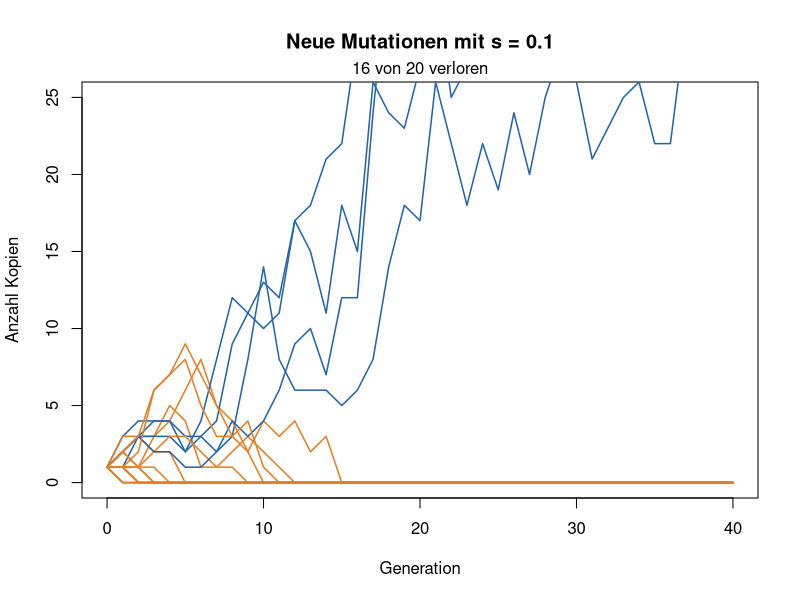
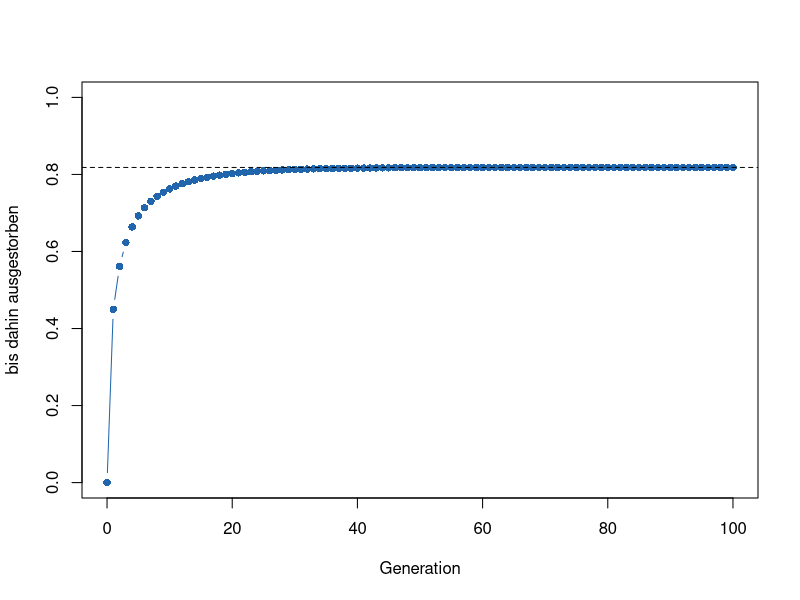
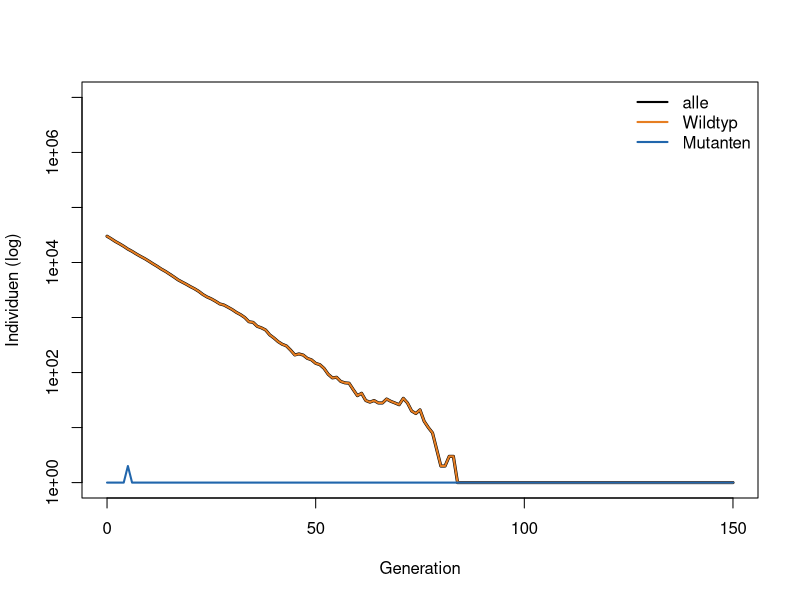
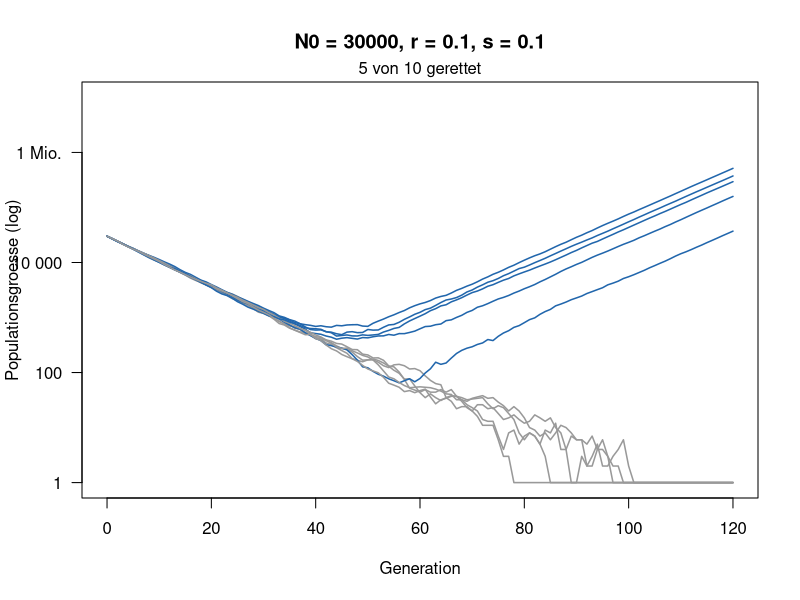
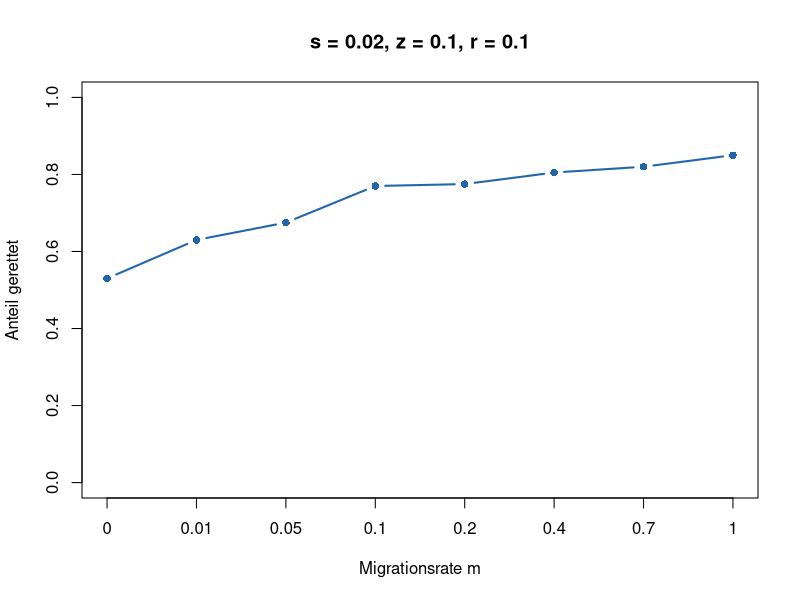
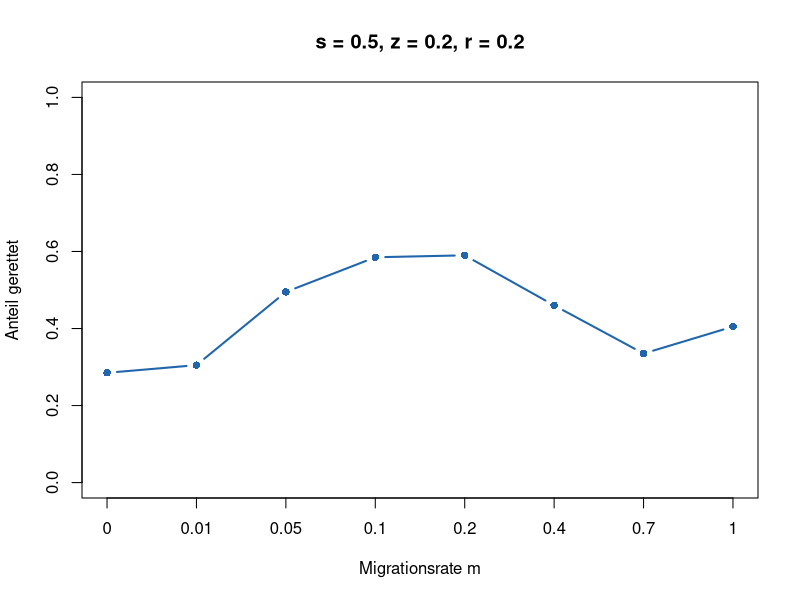

Generate these figures, in order, with R:
# Woche 10 - Notebook (nur R, base R)
# Mutation und Rettung: neue Mutationen, evolutionaere Rettung, Elefanten, zwei Orte
# In RStudio: Working Directory = weeks/week-10, dann Zeile fuer Zeile ausfuehren.
# Quarto: notebook.qmd. Knit ohne Quarto: notebook.Rmd.

# Eine neue Mutation beginnt mit einer Kopie. Auch wenn sie vorteilhaft ist, geht sie oft durch Zufall verloren. Heute simulieren Sie zuerst, wie oft sich eine solche Mutation etabliert. Danach schrumpft eine Population, weil die Umwelt schlecht wird (z. B. ein Antibiotikum). Kann eine resistente Mutation sie retten?
#
# Das Modell. Jedes Individuum hat eine zufaellige Zahl von Nachkommen:
#
# - Mutante (resistent): im Mittel 1 + s Nachkommen,
# - Wildtyp im neuen Stress: im Mittel 1 - r Nachkommen, die Population schrumpft also jede Generation um den Anteil r,
# - Jeder Wildtyp-Nachkomme ist mit Wahrscheinlichkeit U = 0.00001 eine neue Mutante.
#
# Die Abbildungen.
#
# - Teil 1: x-Achse Generation, y-Achse Anzahl Kopien einer Mutation. Blau: ueberlebt, orange: verloren.
# - Teil 2: x-Achse Generation, y-Achse Wahrscheinlichkeit, dass die Linie bis dahin ausgestorben ist.
# - Teil 3: x-Achse Generation, y-Achse Anzahl Individuen auf einer log-Skala (1, 10, 100, ...). Orange: Wildtyp, blau: Mutanten, schwarz: alle zusammen.
# - Teil 4: x-Achse Generation, y-Achse Populationsgroesse (log). Blau: gerettet, grau: ausgestorben.

# Auftrag
# 1. Verfolgen Sie einzelne neue Mutationen und schaetzen Sie, wie oft sie sich etablieren, und rechnen Sie es aus.
# 2. Lesen und starten Sie ein kleines Programm, das eine schrumpfende Population simuliert.
# 3. Schaetzen Sie mit vielen Laeufen, wie oft sie gerettet wird, und wie das von N_0 und r abhaengt.
# 4. Bonus: Hilft Migration aus einer Zuflucht der Rettung?

# ===========================================================================
# 0 · Funktionen
# ===========================================================================
#
# Einfach ausfuehren.

# Eine Mutation ueber die Zeit: jede Kopie hat im Mittel 1 + s Nachkommen
linie <- function(s, generationen = 40) {
  n <- numeric(generationen + 1)
  n[1] <- 1
  for (t in seq_len(generationen)) n[t + 1] <- rpois(1, n[t] * (1 + s))
  n
}

zeige_linien <- function(s, anzahl = 20) {
  plot(NA, xlim = c(0, 40), ylim = c(0, 25), xlab = "Generation",
       ylab = "Anzahl Kopien", main = paste("Neue Mutationen mit s =", s))
  verloren <- 0
  for (i in seq_len(anzahl)) {
    n <- linie(s)
    weg <- n[41] == 0
    verloren <- verloren + weg
    lines(0:40, n, col = if (weg) "#e67e22" else "#2166ac", lwd = 1.5)
  }
  mtext(paste(verloren, "von", anzahl, "verloren"), side = 3, line = 0.2)
}

# 1 = etabliert (100 Kopien erreicht), 0 = verloren
schicksal <- function(s, grenze = 100) {
  n <- 1
  while (n > 0 && n < grenze) n <- rpois(1, n * (1 + s))
  as.numeric(n >= grenze)
}

schaetze_etablierung <- function(s, wiederholungen = 2000) {
  mean(replicate(wiederholungen, schicksal(s)))
}

# Eine schrumpfende Population: Wildtyp (1 - r), Mutanten (1 + s)
rettung_lauf <- function(N0, r, s, U = 1e-5, generationen = 120) {
  wt <- N0; mut <- 0
  N <- numeric(generationen + 1); N[1] <- N0
  for (t in seq_len(generationen)) {
    neu <- rbinom(1, wt, U)
    wt <- rpois(1, wt * (1 - r))
    mut <- min(rpois(1, mut * (1 + s)) + neu, 1e7)
    N[t + 1] <- wt + mut
  }
  N
}

zeige_rettung <- function(N0, r, s, anzahl = 10) {
  plot(NA, xlim = c(0, 120), ylim = c(1, 1e7), log = "y", xlab = "Generation",
       ylab = "Populationsgroesse (log)", yaxt = "n",
       main = paste0("N0 = ", N0, ", r = ", r, ", s = ", s))
  axis(2, at = 10^c(0, 2, 4, 6), labels = c("1", "100", "10 000", "1 Mio."), las = 1)
  gerettet <- 0
  for (i in seq_len(anzahl)) {
    N <- rettung_lauf(N0, r, s)
    ok <- N[121] > 0
    gerettet <- gerettet + ok
    lines(0:120, pmax(N, 1), col = if (ok) "#2166ac" else "grey60", lwd = 1.5)
  }
  mtext(paste(gerettet, "von", anzahl, "gerettet"), side = 3, line = 0.2)
}

# 1 = gerettet (1000 Mutanten), 0 = ausgestorben
rettung <- function(N0, r, s, U = 1e-5, grenze = 1000) {
  wt <- N0; mut <- 0
  repeat {
    neu <- rbinom(1, wt, U)
    wt <- rpois(1, wt * (1 - r))
    mut <- rpois(1, mut * (1 + s)) + neu
    if (mut >= grenze) return(1)
    if (wt + mut == 0) return(0)
  }
}

schaetze_rettung <- function(N0, r, s, wiederholungen = 300) {
  mean(replicate(wiederholungen, rettung(N0, r, s)))
}

# Naeherung (Orr & Unckless 2014)
formel <- function(N0, r, s, U = 1e-5) round(1 - exp(-2 * N0 * U * s / r), 2)

# ===========================================================================
# 1 · Eine neue Mutation
# ===========================================================================
#
# 20 neue Mutationen, jede startet mit einer Kopie und hat den Vorteil s = 0.1.

zeige_linien(s = 0.1)   # hier s aendern

# Aufgabe A
# 1. Wie viele der 20 Mutationen gehen verloren? Fuehren Sie den Block mehrmals aus.
# 2. Probieren Sie s = 0 und s = 0.3. Was aendert sich?
# 3. Warum geht eine vorteilhafte Mutation ueberhaupt verloren?

# ===========================================================================
# 2 · Wie oft etabliert sie sich?
# ===========================================================================
#
# schaetze_etablierung(s) simuliert 2000 neue Mutationen und gibt den Anteil zurueck, der sich etabliert (100 Kopien erreicht). Die Faustregel sagt: etwa 2s.

schaetze_etablierung(s = 0.1)   # hier s aendern
2 * 0.1                         # Faustregel

# Aufgabe B
# Fuellen Sie die Tabelle aus:
#
# | s | Simulation | Faustregel 2s |
# |---|---|---|
# | 0.02 |  |  |
# | 0.05 |  |  |
# | 0.1 |  |  |
# | 0.2 |  |  |
#
# Wann passt die Faustregel gut, wann weniger?

# --- Rechnen statt simulieren ---
#
# In der Vorlesung kam die Etablierung aus einem Verzweigungsprozess: Jede Tochter-Linie spielt dasselbe Spiel wie die Mutter-Linie. Im Spielzeugmodell hat jede Kopie 0 Nachkommen (Wahrscheinlichkeit a) oder 2 (Wahrscheinlichkeit 1 - a). Die Wahrscheinlichkeit q[t], dass die Linie bis Generation t ausgestorben ist, folgt dann einer Rekursion wie in Woche 2:
#
#   q[t+1] = a + (1 - a) * q[t]^2,  q[0] = 0

s <- 0.1                # Vorteil der Mutante
a <- (1 - s) / 2        # Chance auf 0 Nachkommen (Spielzeugmodell: 0 oder 2)
q <- numeric(101)       # q[t + 1]: Linie bis Generation t ausgestorben
q[1] <- 0               # am Anfang lebt sie
for (t in 1:100) {
  q[t + 1] <- a + (1 - a) * q[t]^2
}

plot(0:100, q, type = "b", pch = 16, col = "#2166ac", ylim = c(0, 1),
     xlab = "Generation", ylab = "bis dahin ausgestorben")
abline(h = (1 - s) / (1 + s), lty = 2)   # Loesung der Gleichung

1 - q[101]         # Etablierung nach der Rechnung
2 * s / (1 + s)    # Formel aus der Vorlesung

# Aufgabe C
# 1. Wo bleibt q stehen? Was bedeutet 1 - q?
# 2. Setzen Sie s <- 0. Wohin geht q jetzt? Was heisst das fuer eine neutrale neue Mutation?
# 3. Ersetzen Sie die Zeile in der Schleife durch die Version mit Poisson-Nachkommen, wie in der Simulation: q[t + 1] <- exp(-(1 + s) * (1 - q[t])). Vergleichen Sie 1 - q mit Ihrer Simulation aus Aufgabe B.

# ===========================================================================
# 3 · Ein Programm fuer Rettung
# ===========================================================================
#
# Jetzt schreiben wir das Modell selbst aus. Das ganze Programm hat drei Teile:
#
# 1. Zustand: Wie viele Wildtypen (wt) und wie viele Mutanten (mut) gibt es?
# 2. Eine Generation: neue Mutanten ziehen, dann Nachkommen ziehen.
# 3. Schleife: die Generation viele Male wiederholen.
#
# Neu ist rpois(1, mittel): eine zufaellige ganze Zahl mit Mittelwert mittel. Wir brauchen sie fuer die Zahl der Nachkommen einer ganzen Gruppe. Bei 1000 Wildtypen und r = 0.1 ist rpois(1, 900) etwa 900, aber nicht genau. rbinom kennen Sie aus Woche 9: Von wt Nachkommen ist jeder mit Wahrscheinlichkeit U ein Mutant.

N0 <- 30000   # Startgroesse
r  <- 0.1     # Rueckgang des Wildtyps pro Generation
s  <- 0.1     # Vorteil der Mutante
U  <- 1e-5    # Mutationsrate
generationen <- 150

# 1. Zustand: ein Platz pro Generation
wt  <- numeric(generationen + 1)
mut <- numeric(generationen + 1)
wt[1]  <- N0
mut[1] <- 0

# 2. und 3.: eine Generation, viele Male
for (t in 1:generationen) {
  neu        <- rbinom(1, wt[t], U)                # neue Mutanten unter den Wildtypen
  wt[t + 1]  <- rpois(1, wt[t] * (1 - r))          # Wildtyp: im Mittel 1 - r Nachkommen
  mut[t + 1] <- rpois(1, mut[t] * (1 + s)) + neu   # Mutanten: im Mittel 1 + s Nachkommen
}

plot(0:generationen, pmax(wt + mut, 1), type = "l", lwd = 3, log = "y",
     xlab = "Generation", ylab = "Individuen (log)", ylim = c(1, 1e7))
lines(0:generationen, pmax(wt, 1),  col = "#e67e22", lwd = 2)
lines(0:generationen, pmax(mut, 1), col = "#2166ac", lwd = 2)
legend("topright", c("alle", "Wildtyp", "Mutanten"), col = c("black", "#e67e22", "#2166ac"),
       lwd = 2, bty = "n")

which(mut > 0)[1] - 1   # in welcher Generation gibt es zum ersten Mal Mutanten?

# Aufgabe D
# 1. Fuehren Sie den Block mehrmals aus. Wann entsteht die erste Mutante? Wird die Population jedes Mal gerettet?
# 2. Suchen Sie in einer geretteten Population die U-Kurve. Wer schrumpft, wer waechst?
# 3. Setzen Sie U <- 0. Was passiert, und warum?
# 4. Manchmal entsteht eine Mutante und verschwindet wieder. Woran sieht man das in der Abbildung?

# --- Von einem Lauf zur Wahrscheinlichkeit ---
#
# Ein Lauf sagt nur: gerettet oder nicht. Um eine Wahrscheinlichkeit zu schaetzen, packen wir das Programm in eine Funktion und lassen sie viele Male laufen. Die Schleife laeuft jetzt so lange, bis die Population ausgestorben ist oder 1000 Mutanten hat (while: "solange").

ein_lauf <- function(N0, r, s, U = 1e-5) {
  wt <- N0
  mut <- 0
  while (wt + mut > 0 && mut < 1000) {   # solange nicht ausgestorben und nicht gerettet
    neu <- rbinom(1, wt, U)
    wt  <- rpois(1, wt * (1 - r))
    mut <- rpois(1, mut * (1 + s)) + neu
  }
  as.numeric(mut >= 1000)   # 1 = gerettet, 0 = ausgestorben
}

ergebnisse <- replicate(200, ein_lauf(N0 = 30000, r = 0.1, s = 0.1))
sum(ergebnisse)    # wie viele von 200 gerettet?
mean(ergebnisse)   # Anteil: Schaetzung der Wahrscheinlichkeit

# Das ist das ganze Rezept jeder solchen Simulation: Zustand, eine Generation, Schleife, Abbruch, viele Wiederholungen.

# ===========================================================================
# 4 · Viele Laeufe ansehen
# ===========================================================================
#
# Eine Population mit N_0 = 30\,000 Individuen geraet in Stress und schrumpft jede Generation um r = 10\,\%. Resistente Mutanten haben den Vorteil s = 0.1. Die Abbildung zeigt 10 Wiederholungen.

zeige_rettung(N0 = 30000, r = 0.1, s = 0.1)   # hier N0 oder r aendern

# Aufgabe E
# 1. Beschreiben Sie eine blaue Kurve: Was passiert zuerst, was danach?
# 2. Probieren Sie N_0 = 3000 und N_0 = 300\,000. Was aendert sich?
# 3. Probieren Sie r = 0.3 (mit N_0 = 30\,000). Was aendert sich?

# ===========================================================================
# 5 · Wie wahrscheinlich ist Rettung?
# ===========================================================================
#
# schaetze_rettung macht dasselbe wie mean(replicate(...)) oben, mit 300 Populationen. formel ist die Naeherung aus der Vorlesung.

schaetze_rettung(N0 = 30000, r = 0.1, s = 0.1)   # hier aendern
formel(N0 = 30000, r = 0.1, s = 0.1)             # gleich aendern

# Aufgabe F
# a) Startgroesse (r = 0.1, s = 0.1):
#
# | N_0 | Simulation | Formel |
# |---|---|---|
# | 1 000 |  |  |
# | 10 000 |  |  |
# | 100 000 |  |  |
#
# b) Ab welchem N_0 wird etwa die Haelfte der Populationen gerettet?
#
# c) Was bedeutet das fuer Bakterien unter Antibiotika (Milliarden Zellen) und fuer eine bedrohte Art mit wenigen hundert Tieren (z. B. Tasmanische Teufel)?

# ===========================================================================
# 6 · Bonus: Rettung mit zwei Orten
# ===========================================================================
#
# Tomasini & Peischl (2020): Zwei Orte tauschen Individuen aus. Ort 1 wird sofort schlecht, Ort 2 ist zuerst eine Zuflucht und wird erst nach \theta = 100 Generationen schlecht.
#
# - Wildtyp im schlechten Ort: im Mittel 1 - r Nachkommen. In der Zuflucht bleibt er bei K = 5000.
# - Mutante im schlechten Ort: 1 + z. In der Zuflucht hat sie Kosten: 1 - s.
# - Jede Generation wechselt ein Anteil m/2 jedes Ortes zum anderen Ort.
# - Gerettet, sobald es irgendwo 500 Mutanten gibt.
#
# Das Programm ist dasselbe Rezept wie in Teil 3, nur sind wt und mut jetzt Vektoren mit zwei Eintraegen (Ort 1, Ort 2), und nach den Nachkommen kommt ein dritter Schritt: Migration.

zwei_orte <- function(m, s, z, r, K = 5000, theta = 100, U = 2e-5, grenze = 500) {
  wt  <- c(K, K)   # Wildtyp in Ort 1 und Ort 2
  mut <- c(0, 0)   # Mutanten in Ort 1 und Ort 2
  for (t in 1:1000) {
    schlecht <- c(TRUE, t > theta)
    wt  <- rpois(2, wt * ifelse(schlecht, 1 - r, 1))
    if (!schlecht[2]) wt[2] <- K                  # Zuflucht bleibt voll
    neu <- rbinom(2, wt, U)                       # neue Mutanten
    mut <- rpois(2, mut * ifelse(schlecht, 1 + z, 1 - s)) + neu
    weg_wt  <- rbinom(2, wt,  m / 2)              # Migration
    weg_mut <- rbinom(2, mut, m / 2)
    wt  <- wt  - weg_wt  + rev(weg_wt)
    mut <- mut - weg_mut + rev(weg_mut)
    if (sum(mut) >= grenze) return(1)             # gerettet
    if (sum(wt) + sum(mut) == 0) return(0)        # ausgestorben
  }
  0
}

zeige_migration <- function(s, z, r, wiederholungen = 200) {
  m_werte <- c(0, 0.01, 0.05, 0.1, 0.2, 0.4, 0.7, 1)
  p <- sapply(m_werte, function(m) mean(replicate(wiederholungen, zwei_orte(m, s, z, r))))
  plot(seq_along(m_werte), p, type = "b", pch = 16, lwd = 2, col = "#2166ac",
       ylim = c(0, 1), xaxt = "n", xlab = "Migrationsrate m", ylab = "Anteil gerettet",
       main = paste0("s = ", s, ", z = ", z, ", r = ", r))
  axis(1, at = seq_along(m_werte), labels = m_werte)
  invisible(data.frame(m = m_werte, gerettet = p))
}

# Jeder Punkt: 200 Populationen bei einer Migrationsrate.

set.seed(1)
zeige_migration(s = 0.02, z = 0.1, r = 0.1)   # billige Mutante

set.seed(1)
zeige_migration(s = 0.5, z = 0.2, r = 0.2)    # teure Mutante: bitte s aendern

# Aufgabe G (Bonus)
# 1. Billige Mutante (s = 0.02): Hilft Migration? Wie viel mehr Populationen werden gerettet als ohne Migration (m = 0)?
# 2. Teure Mutante (s = 0.5): Bei welcher Migrationsrate ist Rettung am wahrscheinlichsten? Was passiert bei sehr viel Migration?
# 3. Erklaeren Sie den Unterschied mit dem Wort gene swamping: Wo landen die Mutanten bei viel Migration, und was passiert dort mit ihnen?
# 4. Pruefen Sie die Bedingung aus der Vorlesung, s/z < r\,\theta, fuer beide Faelle (\theta = 100). Was sagt sie, was sagt sie nicht?
